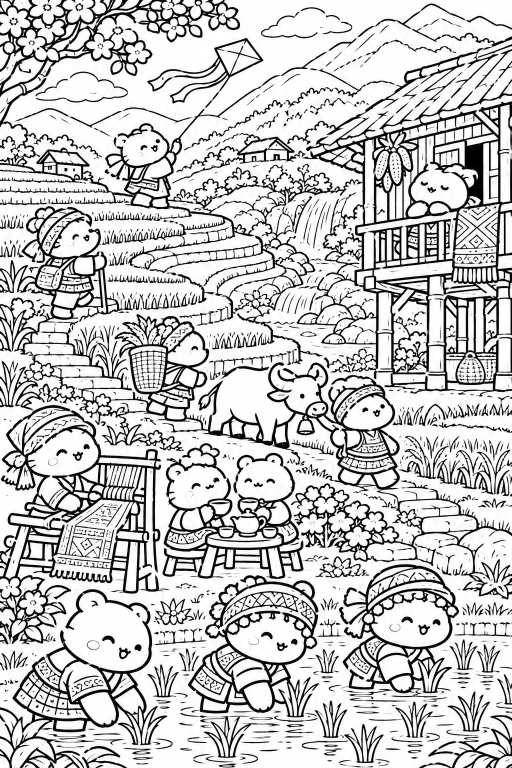
#> input picture coloring-book/images/hamster/010_ruong-bac-thang.webp, 1024 x 1536 px (shown at 1/2 size); its folder holds only this picture in this run
$ python build_book_from_images.py images/hamster
#> lines starting #> are read from the running program, lines starting #| are printed output that depends on the picture; after the words box and inside, x2 and y2 are one past the last pixel; in counts of white or black regions, pixels touching at a corner belong together
#> (reads coloring-book/book_hamster.json from the repository)
### coloring-book/build_book.py
#!/usr/bin/env python3
"""Tạo toàn bộ file để bán sách tô màu mandala.

Chạy:  python3 build_book.py            (đọc config.json, ghi vào thư mục output/)

Đầu ra:
  output/interior_kdp.pdf          ruột sách cho Amazon KDP (8.5x11in, mặt sau để trắng)
  output/cover_kdp_fullwrap.pdf    bìa trọn bộ (bìa sau + gáy + bìa trước) cho KDP
  output/cover_front.png           ảnh bìa trước (dùng làm ảnh đại diện sản phẩm)
  output/printable_digital.pdf     bản PDF tải về (bán Etsy/Gumroad), không có trang trắng
  output/preview_sheet.png         ảnh tổng hợp tất cả trang (làm ảnh quảng cáo)
"""
from __future__ import annotations

import json
import os
import shutil
import subprocess
import sys
from pathlib import Path as FsPath

from PIL import Image, ImageDraw
from reportlab.lib.utils import simpleSplit
from reportlab.pdfbase import pdfmetrics
from reportlab.pdfbase.ttfonts import TTFont
from reportlab.pdfgen import canvas

from mandala import make_mandala

HERE = FsPath(__file__).resolve().parent
OUT = HERE / "output"
IN = 72  # 1 inch = 72 points
PAGE_W, PAGE_H = 8.5 * IN, 11 * IN
ART_R = 3.7 * IN  # bán kính mandala: đường kính 7.4in, lề >= 0.55in mỗi bên

PALETTE = ["#ff6b6b", "#ffd166", "#06d6a0", "#4cc9f0", "#b388eb", "#ff9f1c", "#f72585", "#90e0ef"]
NAVY = "#12203a"
CREAM = "#f4ecd8"


# ------------------------------------------------------------------ tiện ích
def register_fonts():
    fonts = {"Sans": "DejaVuSans.ttf", "Sans-Bold": "DejaVuSans-Bold.ttf",
             "Serif-Bold": "DejaVuSerif-Bold.ttf"}
    for name, fn in fonts.items():
        pdfmetrics.registerFont(TTFont(name, str(HERE / "fonts" / fn)))
#> (the call stopped at in register_fonts, `pdfmetrics.registerFont(TTFont(name, str(HERE / "fonts" / fn)))`: reportlab is not available in this run)


# [40 lines left out: functions draw_paths, draw_paths_color, not called in this run]


def centered(c, text, y, font, size, x=PAGE_W / 2):
    c.setFont(font, size)
    c.drawCentredString(x, y, text)


# [199 lines left out: functions wrapped, page_title, page_copyright, page_thanks, page_howto, build_interior and 5 more, not called in this run]


# [2 lines that do not run on import are left out]

### coloring-book/build_book_from_images.py
#!/usr/bin/env python3
"""Biến một thư mục ảnh nét đen trắng (do bạn tạo bằng AI hoặc tự vẽ) thành sách KDP.

Chạy:
  python3 build_book_from_images.py THU_MUC_ANH --config book_hamster.json --out output/hamster_book

Việc script làm:
  * chuyển từng ảnh về đen trắng thuần, khổ 8.5x11 in, 300 DPI (2550x3300 px), có lề an toàn
  * cảnh báo ảnh quá nhỏ, quá nhiều vùng xám/đen, hoặc gần như trống
  * ghép PDF ruột KDP (mặt sau để trắng), bản PDF tải về cho Etsy, bìa trọn bộ, ảnh tổng hợp
Ảnh được sắp xếp theo tên file (01_xxx.png, 02_xxx.png, ...).
"""
from __future__ import annotations

import argparse
import json
import sys
from pathlib import Path

from PIL import Image
from reportlab.lib.colors import HexColor
from reportlab.lib.utils import ImageReader
from reportlab.pdfgen import canvas

from build_book import (CREAM, IN, NAVY, PAGE_H, PAGE_W, PALETTE, centered, page_copyright,
                        page_howto, page_thanks, register_fonts, wrapped)

HERE = Path(__file__).resolve().parent
PXW, PXH = 2550, 3300
MARGIN = 130  # px (~0.43 in) lề an toàn
EXTS = {".png", ".jpg", ".jpeg", ".webp", ".tif", ".tiff", ".bmp"}


def prepare(path: Path, threshold: int):
    """Trả về (ảnh L 2550x3300 đen trắng thuần, danh sách cảnh báo)."""
#> called with threshold = 170
    warns = []
    im = Image.open(path).convert("L")
    w, h = im.size
#> w = 1024; h = 1536
    if min(w, h) < 1800:
        warns.append(f"ảnh nhỏ ({w}x{h}px): khi in sẽ bị mờ, nên tạo/phóng to tới >= 2000px chiều ngắn")
    gray = sum(im.histogram()[60:200]) / (w * h)
#> gray = 0.0846
    if gray > 0.25:
        warns.append(f"{gray:.0%} điểm ảnh là màu xám/đổ bóng: trang tô màu cần nét đen trên nền trắng")
    box_w, box_h = PXW - 2 * MARGIN, PXH - 2 * MARGIN
    sc = min(box_w / w, box_h / h)
#> sc = 1.98
    im = im.resize((max(1, int(w * sc)), max(1, int(h * sc))), Image.LANCZOS)
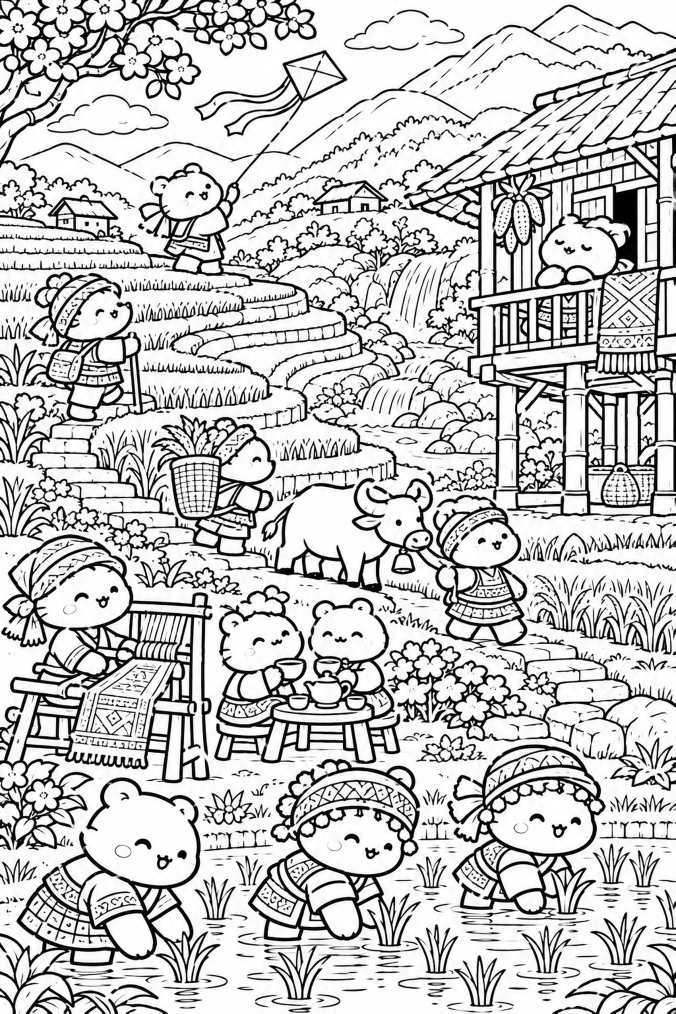
#> im: PIL image 2026x3040 L (shown at 1/3 size); min 0, max 255, mean 197.1
    page = Image.new("L", (PXW, PXH), 255)
#> page: PIL image 2550x3300 L; every value is 255
    page.paste(im, ((PXW - im.width) // 2, (PXH - im.height) // 2))
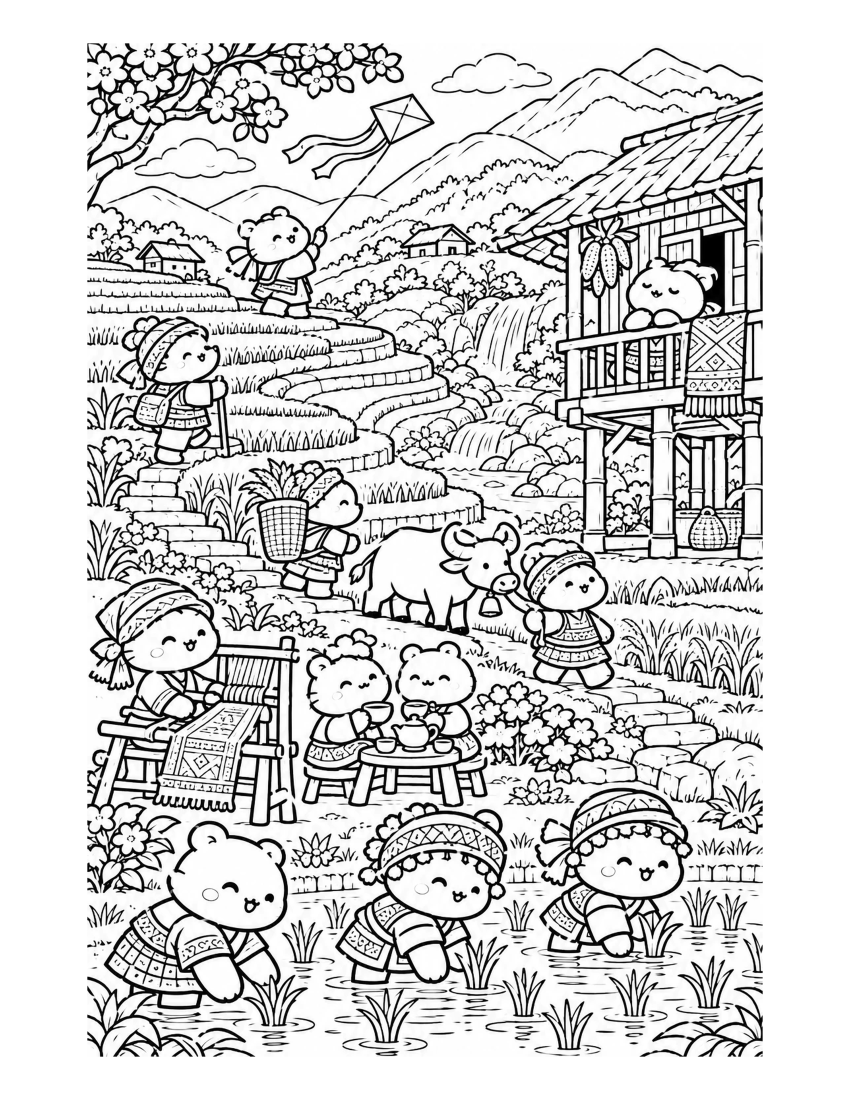
#> page: PIL image 2550x3300 L (shown at 1/3 size); min 0, max 255, mean 212.6
    page = page.point(lambda p: 255 if p > threshold else 0)
#> page: PIL image 2550x3300 L; 81.9% white; 1252 black regions (243 under 20 px), largest, box (x1, y1, x2, y2) and area: (262, 130, 2288, 1700) 455922, (262, 946, 2288, 2503) 281279, (262, 1733, 933, 2681) 136519
    ink = 1 - sum(page.histogram()[128:]) / (PXW * PXH)
#> ink = 0.181
    if ink > 0.40:
        warns.append(f"{ink:.0%} diện tích là mực đen: quá nhiều vùng đen đặc")
    if ink < 0.02:
        warns.append(f"chỉ {ink:.1%} là nét vẽ: trang gần như trống")
    return page, warns


# [13 lines left out: function title_lines, not called in this run]


def draw_full(c, img):
    c.drawImage(ImageReader(img), 0, 0, PAGE_W, PAGE_H)
    c.showPage()


# [12 lines left out: function title_page, not called in this run]


def build_interior(cfg, pages, path, kdp=True):
    c = canvas.Canvas(str(path), pagesize=(PAGE_W, PAGE_H), initialFontName="Sans")
    c.setTitle(f"{cfg['title']} - {cfg['subtitle']}")
    c.setAuthor(cfg["author"])
    n = 0
    title_page(c, cfg, pages[0] if pages else None)
    n += 1
    (page_copyright if kdp else page_howto)(c, cfg)
    n += 1
    for im in pages:
        draw_full(c, im)
        n += 1
        if kdp:
            c.showPage()
            n += 1
    page_thanks(c, cfg)
    n += 1
    if kdp and n % 2:
        c.showPage()
        n += 1
    c.save()
    return n


# [56 lines left out: functions build_cover, preview_sheet, not called in this run]


def main():
    ap = argparse.ArgumentParser(description=__doc__, formatter_class=argparse.RawDescriptionHelpFormatter)
    ap.add_argument("images", help="thư mục chứa ảnh nét đen trắng")
    ap.add_argument("--config", default="book_hamster.json")
    ap.add_argument("--out", default="output/hamster_book")
    ap.add_argument("--threshold", type=int, default=170, help="0-255, cao hơn = nét đậm hơn (mặc định 170)")
    ap.add_argument("--cover-art", default=None, help="ảnh minh họa màu cho bìa trước (không bắt buộc)")
    ap.add_argument("--back-art", default=None, help="ảnh minh họa màu cho bìa sau (không bắt buộc)")
    args = ap.parse_args()

    cfg = json.load(open(HERE / args.config if not Path(args.config).is_absolute() else args.config, encoding="utf-8"))
    files = sorted(p for p in Path(args.images).iterdir() if p.suffix.lower() in EXTS)
    if not files:
        print("Không thấy ảnh nào trong", args.images)
        return 1
    register_fonts()
    out = Path(args.out) if Path(args.out).is_absolute() else HERE / args.out
    out.mkdir(parents=True, exist_ok=True)

    pages, problems = [], 0
    for p in files:
        im, warns = prepare(p, args.threshold)
#> warns = 1 item
        pages.append(im)
        for w in warns:
            problems += 1
            print(f"  [!] {p.name}: {w}")
#> this loop made 1 pass
#> problems on pass 1: 1
#|   [!] 010_ruong-bac-thang.webp: ảnh nhỏ (1024x1536px): khi in sẽ bị mờ, nên tạo/phóng to tới >= 2000px chiều ngắn
#> after the loop, problems = 1
    print(f"Đã xử lý {len(pages)} ảnh, {problems} cảnh báo.")
#| Đã xử lý 1 ảnh, 1 cảnh báo.
    if len(pages) < 10:
        print("  [!] Có ít hơn 10 trang: sách quá mỏng, nên có tối thiểu khoảng 25-40 hình.")

    n = build_interior(cfg, pages, out / "interior_kdp.pdf", kdp=True)
    m = build_interior(cfg, pages, out / "printable_digital.pdf", kdp=False)
    art = args.cover_art
    spine = build_cover(cfg, n, art, out / "cover_kdp_fullwrap.pdf", args.back_art)
    preview_sheet(pages, out / "preview_sheet.png")
    print(f"interior_kdp.pdf: {n} trang | printable_digital.pdf: {m} trang | gáy {spine:.3f} in")
    print("Ghi vào:", out)
    return 0


if __name__ == "__main__":
    sys.exit(main())
#> (the call stopped at in build_interior, `c = canvas.Canvas(str(path), pagesize=(PAGE_W, PAGE_H), initialFontNam..`: reportlab is not available in this run)
